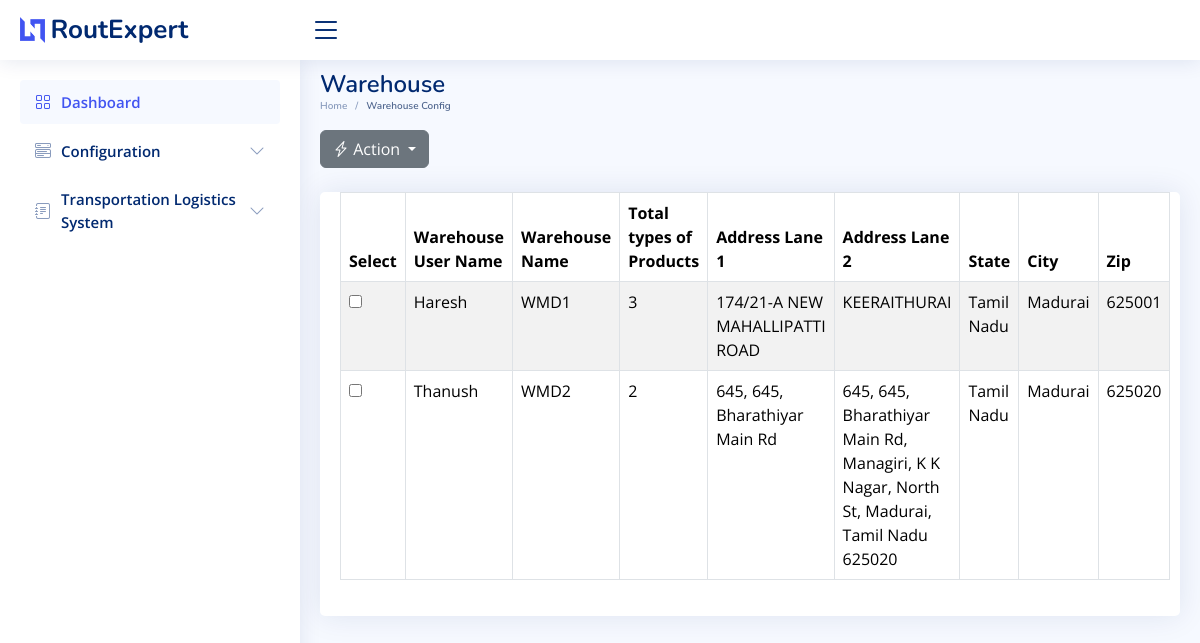
The app's page /warehouse_config with its own data.
### sql_app/model.py (models this page shows)
class Warehouse(Base):
    __tablename__ = "Warehouse"
    id = Column(Integer, primary_key=True, index=True)
    warehouse_user_name = Column(String)
    warehouse_name = Column(String)
    warehouse_prod_types = Column(String)
    address_lane_1 = Column(String)
    address_lane_2 = Column(String)
    city = Column(String)
    state = Column(String)
    zip = Column(String)

### main.py (the view)
@app.get("/warehouse_config", response_class=HTMLResponse)
async def warehouse_config(request: Request):
    warehouses = db.query(Warehouse).all()
    warehouse_list = []
    for warehouse in warehouses:
        warehouse_data = {
            "id": warehouse.id,
            "warehouse_user_name": warehouse.warehouse_user_name,
            "warehouse_name": warehouse.warehouse_name,
            "warehouse_prod_types": warehouse.warehouse_prod_types,
            "address_lane_1": warehouse.address_lane_1,
            "address_lane_2": warehouse.address_lane_2,
            "state": warehouse.state,
            "city": warehouse.city,
            "zip": warehouse.zip,
        }
        warehouse_list.append(warehouse_data)
    return templates.TemplateResponse("warehouse_config.html", {"request": request, "warehouse": warehouse_list})

### templates/warehouse_config.html (shortened to what this page needs)
<!DOCTYPE html>
<html lang="en">
  <head>
    <link
      href="../static/assets/vendor/bootstrap/css/bootstrap.min.css"
      rel="stylesheet"
    />
    <link
      href="../static/assets/vendor/bootstrap-icons/bootstrap-icons.css"
      rel="stylesheet"
    />
    <link
      href="../static/assets/vendor/boxicons/css/boxicons.min.css"
      rel="stylesheet"
    />
    <link
      href="../static/assets/vendor/quill/quill.snow.css"
      rel="stylesheet"
    />
    <link
      href="../static/assets/vendor/quill/quill.bubble.css"
      rel="stylesheet"
    />
    <link
      href="../static/assets/vendor/remixicon/remixicon.css"
      rel="stylesheet"
    />
    <link
      href="../static/assets/vendor/simple-datatables/style.css"
      rel="stylesheet"
    />
    <link href="../static/assets/css/style.css" rel="stylesheet" />
  </head>
  <body>
    <header id="header" class="header fixed-top d-flex align-items-center">
      <div class="d-flex align-items-center justify-content-between">
        <a href="/" class="logo d-flex align-items-center">
          <img src="../static/assets/img/logo.png" alt="" />
          <span class="d-none d-lg-block">RoutExpert</span>
        </a>
        <i class="bi bi-list toggle-sidebar-btn"></i>
      </div>
    </header>
    <aside id="sidebar" class="sidebar">
      <ul class="sidebar-nav" id="sidebar-nav">
        <li class="nav-item">
          <a class="nav-link" href="/">
            <i class="bi bi-grid"></i>
            <span>Dashboard</span>
          </a>
        </li>
        <li class="nav-item">
          <a
            class="nav-link collapsed"
            data-bs-target="#components-nav"
            data-bs-toggle="collapse"
            href="#"
          >
            <i class="bi bi-menu-button-wide"></i><span>Configuration</span
            ><i class="bi bi-chevron-down ms-auto"></i>
          </a>
        </li>
        <li class="nav-item">
          <a
            class="nav-link collapsed"
            data-bs-target="#forms-nav"
            data-bs-toggle="collapse"
            href="#"
          >
            <i class="bi bi-journal-text"></i
            ><span>Transportation Logistics System</span
            ><i class="bi bi-chevron-down ms-auto"></i>
          </a>
        </li>
      </ul>
    </aside>
    <main id="main" class="main">
        <div class="pagetitle">
          <h1>Warehouse</h1>
          <nav>
            <ol class="breadcrumb">
              <li class="breadcrumb-item"><a href="/">Home</a></li>
              <li class="breadcrumb-item active">Warehouse Config</li>
            </ol>
          </nav>
        </div>
        <section class="section dashboard">
              <div class="row">
                <div class="col-md-6">
                  <div class="dropdown d-inline-block">
                    <button class="btn btn-secondary dropdown-toggle" type="button" id="configurationDropdown"
                      data-bs-toggle="dropdown" aria-expanded="false">
                      <i class="bi bi-lightning-charge"></i> Action
                    </button>
                  </div>
                </div>
              </div>
            <div class="container-lg-10 mt-4">
              <div class="card">
                <div class="card-body">
                  <table class="table datatable table-bordered table-striped">
                    <thead class="thead-dark">
                      <tr>
                        <th>Select</th>
                        <th>Warehouse User Name</th>
                        <th>Warehouse Name</th>
                        <th>Total types of Products</th>
                        <th>Address Lane 1</th>
                        <th>Address Lane 2</th>
                        <th>State</th>
                        <th>City</th>
                        <th>Zip</th>
                      </tr>
                    </thead>
                    <tbody>
                      {% for warehouse in warehouse %}
                      <tr>
                        <td><input type="checkbox" name="selectedWarehouse" value="{{ warehouse.id }}"></td>
                        <td class="warehouse-info" data-column="warehouse_user_name">{{ warehouse.warehouse_user_name }}</td>
                        <td class="warehouse-info" data-column="warehouse_name">{{ warehouse.warehouse_name }}</td>
                        <td class="warehouse-info" data-column="warehouse_prod_types">{{ warehouse.warehouse_prod_types }}</td>
                        <td class="warehouse-info" data-column="address_lane_1">{{ warehouse.address_lane_1 }}</td>
                        <td class="warehouse-info" data-column="address_lane_2">{{ warehouse.address_lane_2 }}</td>
                        <td class="warehouse-info" data-column="state">{{ warehouse.state }}</td>
                        <td class="warehouse-info" data-column="city">{{ warehouse.city }}</td>
                        <td class="warehouse-info" data-column="zip">{{ warehouse.zip }}</td>
                      </tr>
                      {% endfor %}
                    </tbody>
                  </table>
                </div>
              </div>
            </div>
        </section>
      </main>
  </body>
</html>

### static/assets/css/style.css (style rules this page uses)
:root { scroll-behavior: smooth; }
body { font-family: "Open Sans", sans-serif; background: #f6f9ff; color: #444444; }
a { color: #4154f1; text-decoration: none; }
h1, h2, h3, h4, h5, h6 { font-family: "Nunito", sans-serif; }
#main { margin-top: 60px; padding: 10px 20px; font-size: 16px; transition: all 0.3s; }
.pagetitle { margin-bottom: 10px; }
.pagetitle h1 { font-size: 24px; margin-bottom: 0; font-weight: 600; color: #012970; }
.card { margin-bottom: 30px; border: none; border-radius: 5px; box-shadow: 0px 0 30px rgba(1, 41, 112, 0.1); }
.card-body { padding: 0 20px 20px 20px; }
.breadcrumb { font-size: 10px; font-family: "Nunito", sans-serif; color: #899bbd; font-weight: 600; }
.breadcrumb a { color: #899bbd; transition: 0.3s; }
.breadcrumb .breadcrumb-item::before { color: #899bbd; }
.breadcrumb .active { color: #51678f; font-weight: 600; }
.logo { line-height: 1; }
@media (min-width: 1200px) { .logo { width: 280px; } }
.logo img { max-height: 26px; margin-right: 6px; }
.logo span { font-size: 26px; font-weight: 700; color: #012970; font-family: "Nunito", sans-serif; }
.header { transition: all 0.5s; z-index: 997; height: 60px; box-shadow: 0px 2px 20px rgba(1, 41, 112, 0.1); background-color: #fff; padding-left: 20px; }
.header .toggle-sidebar-btn { font-size: 32px; padding-left: 10px; cursor: pointer; color: #012970; }
.sidebar { position: fixed; top: 60px; left: 0; bottom: 0; width: 300px; z-index: 996; transition: all 0.3s; padding: 20px; overflow-y: auto; scrollbar-width: thin; scrollbar-color: #aab7cf transparent; box-shadow: 0px 0px 20px rgba(1, 41, 112, 0.1); background-color: #fff; }
@media (min-width: 1200px) { #main, #footer { margin-left: 300px; } }
.sidebar-nav { padding: 0; margin: 0; list-style: none; }
.sidebar-nav li { padding: 0; margin: 0; list-style: none; }
.sidebar-nav .nav-item { margin-bottom: 5px; }
.sidebar-nav .nav-link { display: flex; align-items: center; font-size: 15px; font-weight: 600; color: #4154f1; transition: 0.3; background: #f6f9ff; padding: 10px 15px; border-radius: 4px; }
.sidebar-nav .nav-link i { font-size: 16px; margin-right: 10px; color: #4154f1; }
.sidebar-nav .nav-link.collapsed { color: #012970; background: #fff; }
.sidebar-nav .nav-link.collapsed i { color: #899bbd; }
.sidebar-nav .nav-link .bi-chevron-down { margin-right: 0; transition: transform 0.2s ease-in-out; }

### records on screen
Warehouse: warehouse_user_name "Haresh", warehouse_name "WMD1", warehouse_prod_types "3", address_lane_1 "174/21-A NEW MAHALLIPATTI ROAD", address_lane_2 "KEERAITHURAI", state "Tamil Nadu", city "Madurai", zip "625001"
Warehouse: warehouse_user_name "Thanush", warehouse_name "WMD2", warehouse_prod_types "2", address_lane_1 "645, 645, Bharathiyar Main Rd", address_lane_2 "645, 645, Bharathiyar Main Rd, Managiri, K K Nagar, North St, Madurai, Tamil Nadu 625020", state "Tamil Nadu", city "Madurai", zip "625020"
